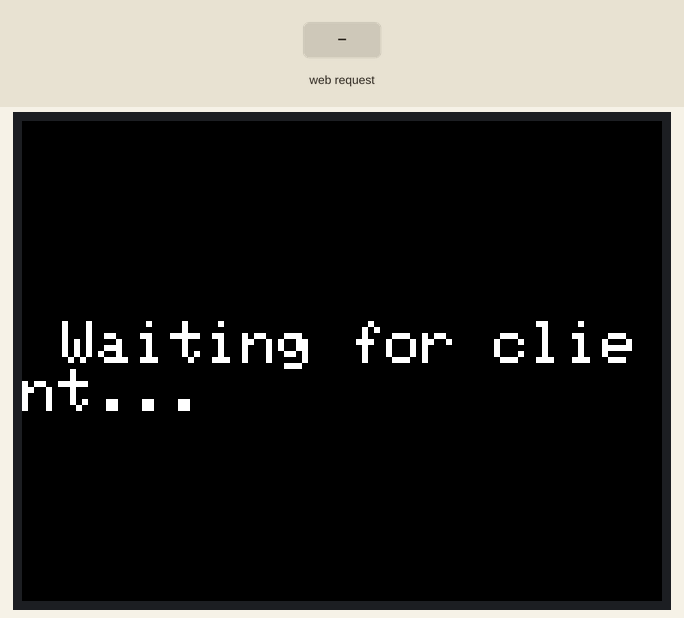
Bench run of a sketch on a simulated ESP32. Parts: 320×240 colour display. Inputs (shaded band) come from the test bench. What the sketch prints to the serial monitor is not drawn.

Above: at 1.3 s.
1.4 s: HTTP request GET /H received
At 2.0 s:
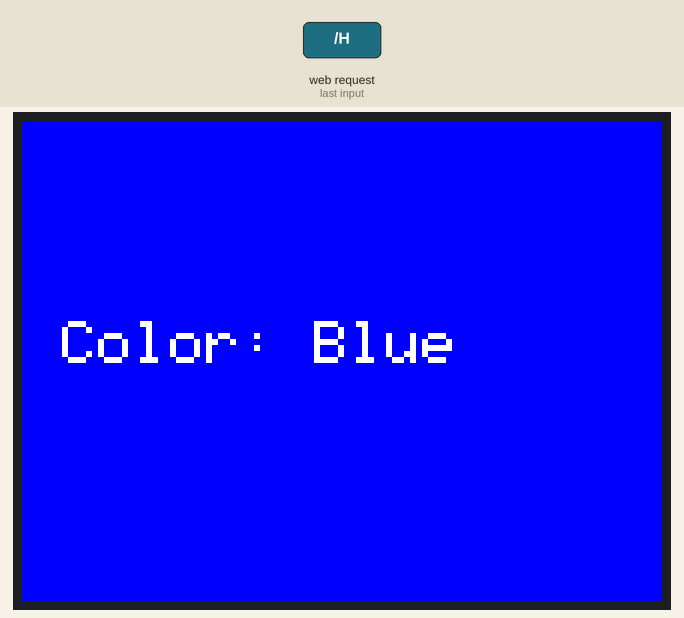
2.9 s: HTTP request GET /L received
At 4.4 s:
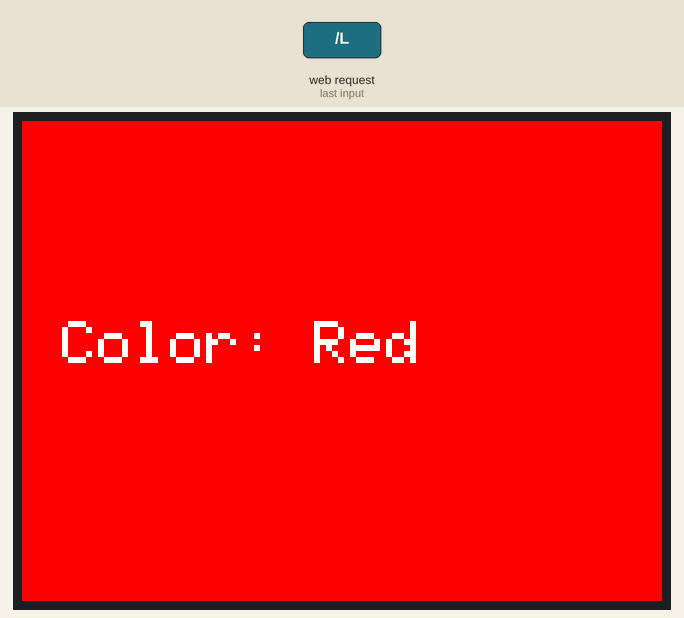
Timing chart, 0 to 5.9 s (numbered marks = the images above; inputs shaded):
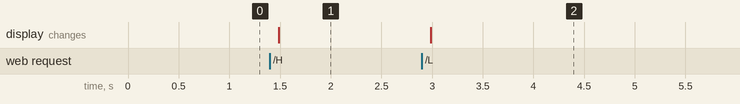

Measured:
- after the input at 1.4 s, the display: changes after 0.09 s (image 1)
- after the input at 2.9 s, the display: changes after 0.09 s (image 2)

The sketch:

Lab12Part1.ino
```cpp
/*
  WiFiAccessPoint.ino creates a WiFi access point and provides a web server on it.

  Steps:
  1. Connect to the access point "yourAp"
  2. Point your web browser to http://192.168.4.1/H to turn the LED on or http://192.168.4.1/L to turn it off
     OR
     Run raw TCP "GET /H" and "GET /L" on PuTTY terminal with 192.168.4.1 as IP address and 80 as port

  Created for arduino-esp32 on 04 July, 2018
  by Elochukwu Ifediora (fedy0)
*/

#include <WiFi.h>
#include <WiFiClient.h>
#include <WiFiAP.h>
#include <M5Core2.h>

// #define LED_BUILTIN 2   // Set the GPIO pin where you connected your test LED or comment this line out if your dev board has a built-in LED

// Set these to your desired credentials.
const char *ssid = "M5ScreenAP";
const char *password = "";

WiFiServer server(80);


void setup() {
  M5.begin();
  // pinMode(LED_BUILTIN, OUTPUT);
  M5.Lcd.setTextSize(3);
  M5.Lcd.setTextColor(WHITE, BLACK);
  M5.Lcd.setCursor(20, 100);
  M5.Lcd.println("Waiting for client...");

  Serial.begin(115200);
  Serial.println();
  Serial.println("Configuring access point...");

  // You can remove the password parameter if you want the AP to be open.
  // a valid password must have more than 7 characters
  if (!WiFi.softAP(ssid, password)) {
    log_e("Soft AP creation failed.");
    while(1);
  }
  IPAddress myIP = WiFi.softAPIP();
  Serial.print("AP IP address: ");
  Serial.println(myIP);
  server.begin();

  Serial.println("Server started");
}

void loop() {
  WiFiClient client = server.available();   // listen for incoming clients

  if (client) {                             // if you get a client,
    Serial.println("New Client.");           // print a message out the serial port
    String currentLine = "";                // make a String to hold incoming data from the client
    while (client.connected()) {            // loop while the client's connected
      if (client.available()) {             // if there's bytes to read from the client,
        char c = client.read();             // read a byte, then
        Serial.write(c);                    // print it out the serial monitor
        if (c == '\n') {                    // if the byte is a newline character

          // if the current line is blank, you got two newline characters in a row.
          // that's the end of the client HTTP request, so send a response:
          if (currentLine.length() == 0) {
            // HTTP headers always start with a response code (e.g. HTTP/1.1 200 OK)
            // and a content-type so the client knows what's coming, then a blank line:
            client.println("HTTP/1.1 200 OK");
            client.println("Content-type:text/html");
            client.println();

            // the content of the HTTP response follows the header:
            client.print("<html><head><title>M5Core2 Color Control</title></head><body>");
            client.print("<h2>M5Core2 Color Switch</h2>");
            client.println("<form action=\"/H\" method=\"GET\"><button type=\"submit\">Color 1 (Blue)</button></form><br>");
            client.println("<form action=\"/L\" method=\"GET\"><button type=\"submit\">Color 2 (Red)</button></form>");
            client.println("</body></html>");

            // The HTTP response ends with another blank line:
            client.println();
            // break out of the while loop:
            break;
          } else {    // if you got a newline, then clear currentLine:
            currentLine = "";
          }
        } else if (c != '\r') {  // if you got anything else but a carriage return character,
          currentLine += c;      // add it to the end of the currentLine
        }

        // Check to see if the client request was "GET /H" or "GET /L":
        if (currentLine.endsWith("GET /H")) {
          M5.Lcd.fillScreen(BLUE);
          M5.Lcd.setCursor(20, 100);
          M5.Lcd.setTextColor(WHITE, BLUE);
          M5.Lcd.println("Color: Blue");          // GET /H turns the LED on
        }
        if (currentLine.endsWith("GET /L")) {
          M5.Lcd.fillScreen(RED);
          M5.Lcd.setCursor(20, 100);
          M5.Lcd.setTextColor(WHITE, RED);
          M5.Lcd.println("Color: Red");                 // GET /L turns the LED off
        }
      }
    }
    // close the connection:
    client.stop();
    Serial.println("Client Disconnected.");
  }
}
```
